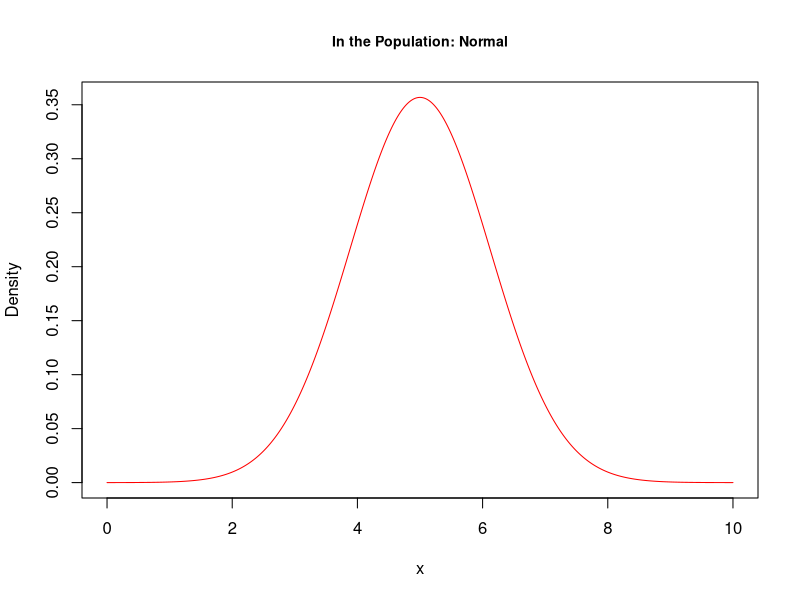
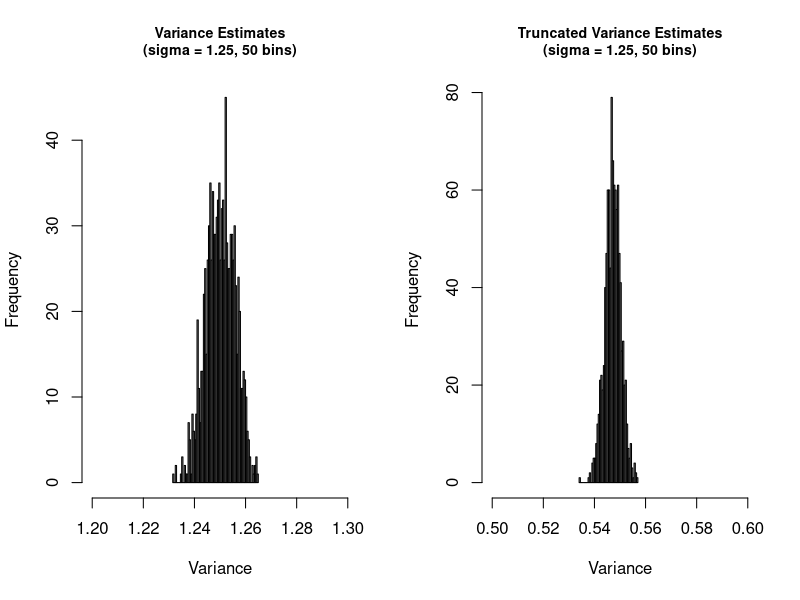
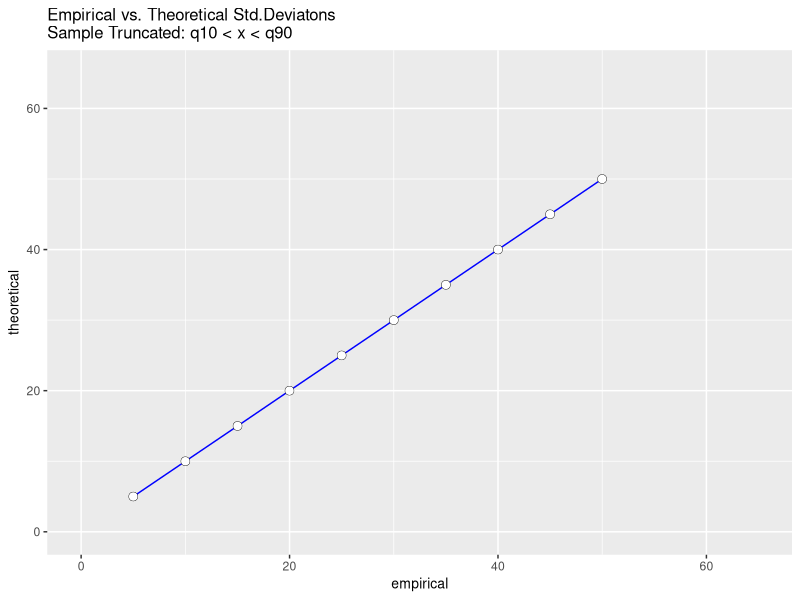
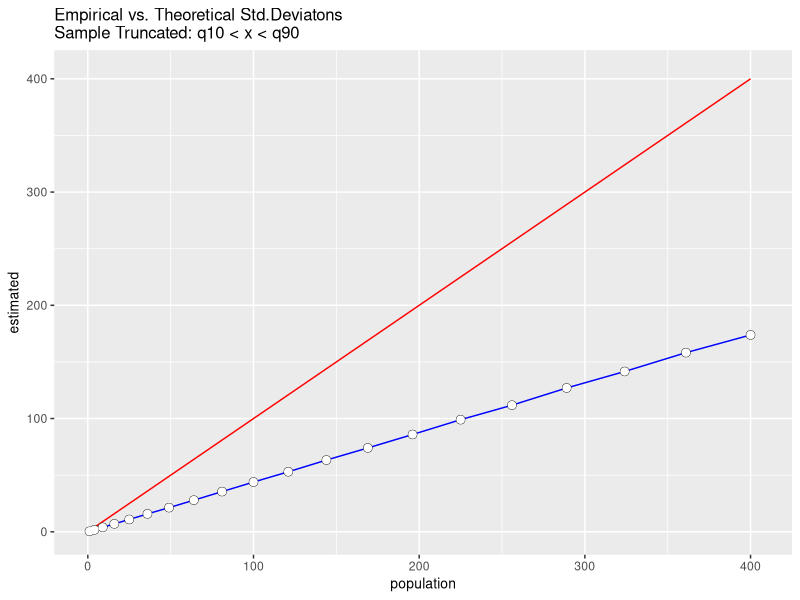
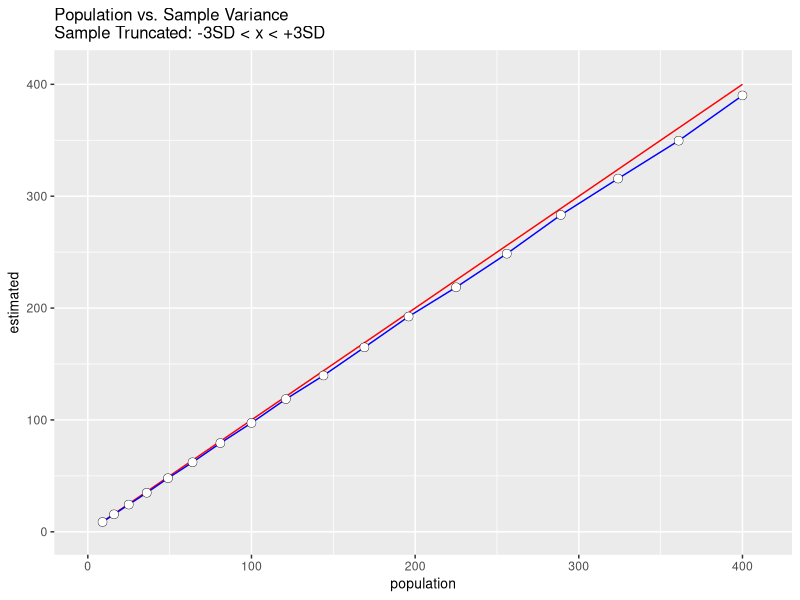
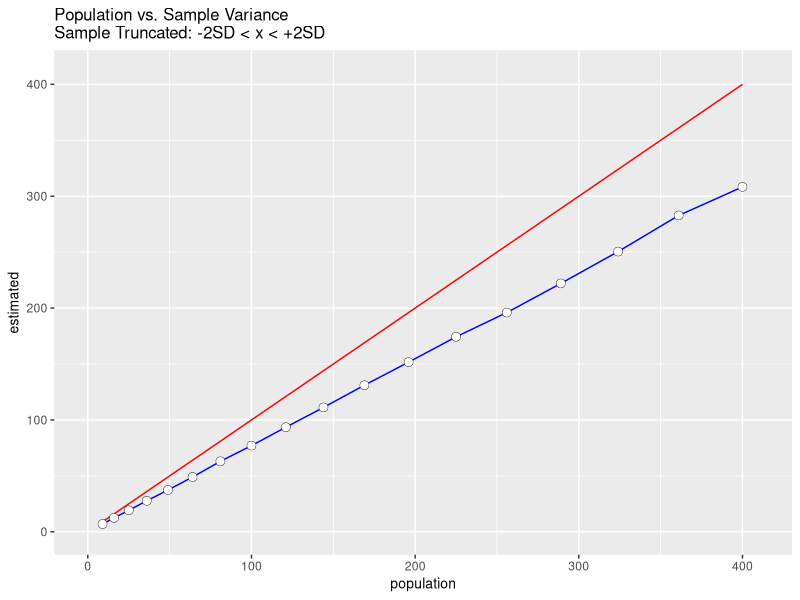

Source code (R) for these figures, in order:

## Introduction to R for Data Science
## ----------------------------------------------------------------------------------------
## SESSION 01-03: EXERCISE 01
## ----------------------------------------------------------------------------------------
## Autumn 2016.
## Data Science Serbia @Startit Centre, Savska 5, Belgrade, Serbia

## Lecturers
## ----------------------------------------------------------------------------------------
# Goran S. Milovanović, Phd
# Data Science Mentor @Springboard, Data Science Serbia
# ing Branko Kovač, Data Scientist @Tradecores
# Data Science Mentor @ Springboard, Data Science Serbia
## ----------------------------------------------------------------------------------------

## SESSION 01-03: EXERCISE 1
## -- Truncating samples from the Normal Distribution
## ----------------------------------------------------------------------------------------

## -- clear all
rm(list=ls())

## -- ggplot2
library(ggplot2)

## -- Assume Normal Distribution in the Population.
## -- Assume we know the true population mean and variance:
mu <- 5
sigma <- 1.25
sdev <- sqrt(sigma)
sdev

## -- let's plot this
curve(dnorm(x,mu,sdev),
      from = 0,
      to = 10, n = 1000,
      col = "red",
      main = "In the Population: Normal",
      ylab = "Density",
      cex.main = .85)
# in R: curve() is for ploting functions: ?curve
# dnorm is for Normal (Gaussian) Density: ?dnorm
# , and then: ?pnorm, ?rnorm, ?qnorm

## -- Good. Let's draw some samples now:
s1 <- rnorm(100000, mu, sdev)
# Estimates?
mean(s1)
sd(s1)
var(s1) # not so bad...

## --  Ok. Now...
estimates <- data.frame(
  mean = sapply(seq(1:1000), function(x){
    mean(rnorm(100000,mu,sdev))
    }),
  var = 
    sapply(seq(1:1000), function(x){
      var(rnorm(100000,mu,sdev))
    })
)

## --  How biased are these estimates?
mean_Bias <- mean(estimates$mean) - mu
mean_Bias
var_Bias <- mean(estimates$var) - sigma
var_Bias

# Ok. Let's see what happens when we truncate the samples from
# this normal distribution before estimation:

## --  Ok. Now... truncating!
estimatesTrunc <- data.frame(
  mean = sapply(seq(1:1000), function(x){
    rSample <- rnorm(100000, mu, sdev)
    quants <- quantile(rSample,c(.1,.9))
    rSample <- rSample[which(rSample>quants[1] & rSample<quants[2])]
    mean(rSample)
  }),
  var = sapply(seq(1:1000), function(x){
    rSample <- rnorm(100000, mu, sdev)
    quants <- quantile(rSample,c(.1,.9))
    rSample <- rSample[which(rSample>quants[1] & rSample<quants[2])]
    var(rSample)
    })
  )

# And how biased are these estimates?
mean_BiasTrunc <- mean(estimatesTrunc$mean) - mu
mean_BiasTrunc
var_BiasTrunc <- mean(estimatesTrunc$var) - sigma
var_BiasTrunc

# Let's compare:
mean_Bias < mean_BiasTrunc
var_Bias < var_BiasTrunc
# The difference?
mean_Bias - mean_BiasTrunc
var_Bias - var_BiasTrunc # ooops

# How about the variance of the estimates?
var(estimates$mean)/var(estimatesTrunc$mean)
var(estimates$var)/var(estimatesTrunc$var) # oh oh oh...

## --  Let' see: histogram()
par(mfcol=c(1,2))
hist(estimates$var,50,
     main = "Variance Estimates\n(sigma = 1.25, 50 bins)",
     cex.main = .85,
     xlab = "Variance",
     xlim=c(1.2,1.3))
hist(estimatesTrunc$var,50,
     main = "Truncated Variance Estimates\n(sigma = 1.25, 50 bins)",
     cex.main = .85,
     xlab = "Variance",
     xlim=c(.5,.6))
par(mfcol=c(1,1))

## -- Another statistical experiment

# Step 1 : Keep population sd = 1.5, vary population mean:
sampleMeansTrunc <- sapply(seq(5,50,5), function(x) {
  rSample <- rnorm(100000,x,1.5)
  quants <- quantile(rSample,c(.1,.9))
  rSample <- rSample[which(rSample>quants[1] & rSample<quants[2])]
  mean(rSample)
  })
plotFrameMeans <- data.frame(theoretical = seq(5,50,5),
                        empirical = sampleMeansTrunc)
plotFrameMeans
ggplot(plotFrameMeans, aes(x = empirical, y = theoretical)) +
  geom_path(color="blue") +  geom_point(colour="black", size = 2.5) + 
  geom_point(colour="white", size = 2.25) +
  xlim(0,65) + ylim(0,65) +
  ggtitle("Empirical vs. Theoretical Std.Deviatons\nSample Truncated: q10 < x < q90") +
  theme(title = element_text(size = 10))

# Step 2: Now keep population mean = 15, vary population variance:
sampleVarsTrunc <- sapply(seq(1,20,1), function(x) {
  rSample <- rnorm(100000,15,x)
  quants <- quantile(rSample,c(.1,.9))
  rSample <- rSample[which(rSample>quants[1] & rSample<quants[2])]
  var(rSample)
})
plotFrameVars <- data.frame(population = seq(1,20,1)^2,
                        estimated = sampleVarsTrunc)
plotFrameVars
ggplot(plotFrameVars, aes(y = estimated, x = population)) +
  geom_line(aes(x = plotFrameVars$population, y = plotFrameVars$population),
            color = "red") +
  geom_path(color="blue") +  geom_point(colour="black", size = 2.5) + 
  geom_point(colour="white", size = 2.25) +
  xlim(0,405) + ylim(0,405) +
  ggtitle("Empirical vs. Theoretical Std.Deviatons\nSample Truncated: q10 < x < q90") +
  theme(title = element_text(size = 10))

## -- What if we truncate -3SD < x < +3SD in Step 2?
sampleVarsTrunc <- sapply(seq(3,20,1), function(x) {
  rSample <- rnorm(100000,15,x)
  quants <- c(mean(rSample)-3*sd(rSample), mean(rSample)+3*sd(rSample))
  rSample <- rSample[which(rSample>quants[1] & rSample<quants[2])]
  var(rSample)
})
plotFrameVars <- data.frame(population = seq(3,20,1)^2,
                            estimated = sampleVarsTrunc)
plotFrameVars
ggplot(plotFrameVars, aes(y = estimated, x = population)) +
  geom_line(aes(x = plotFrameVars$population, y = plotFrameVars$population),
            color = "red") +
  geom_path(color="blue") + 
  geom_point(colour="black", size = 2.5) + 
  geom_point(colour="white", size = 2.25) +
  xlim(0,410) + ylim(0,410) +
  ggtitle("Population vs. Sample Variance\nSample Truncated: -3SD < x < +3SD") +
  theme(title = element_text(size = 10))

## -- What if we truncate -2SD < x < +2SD in Step 2?
sampleVarsTrunc <- sapply(seq(3,20,1), function(x) {
  rSample <- rnorm(100000,15,x)
  quants <- c(mean(rSample)-2*sd(rSample), mean(rSample)+2*sd(rSample))
  rSample <- rSample[which(rSample>quants[1] & rSample<quants[2])]
  var(rSample)
})
plotFrameVars <- data.frame(population = seq(3,20,1)^2,
                            estimated = sampleVarsTrunc)
plotFrameVars
ggplot(plotFrameVars, aes(y = estimated, x = population)) +
  geom_line(aes(x = plotFrameVars$population, y = plotFrameVars$population),
            color = "red") +
  geom_path(color="blue") +  geom_point(colour="black", size = 2.5) + 
  geom_point(colour="white", size = 2.25) +
  xlim(0,410) + ylim(0,410) +
  ggtitle("Population vs. Sample Variance\nSample Truncated: -2SD < x < +2SD") +
  theme(title = element_text(size = 10))
